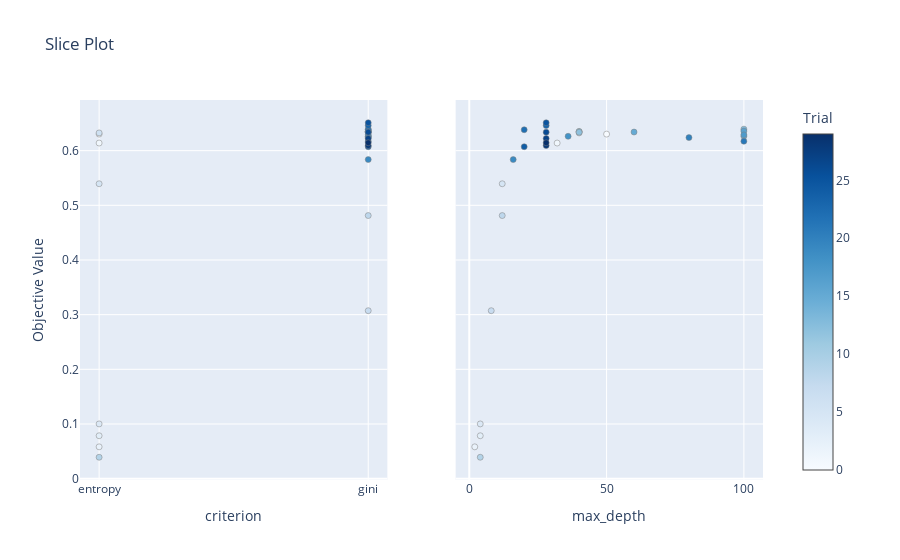

Source (notebook cell):
### Code cell
# plot the parameter relationship concerning performance
optuna.visualization.plot_slice(study)

### Figure 1 — Plotly figure (JSON) as saved in the notebook; plotly's stock layout.template omitted (floating-point values rounded to 4 significant figures)
{"data": [{"marker": {"color": [0, 1, 2, 3, 4, 5, 6, 7, 8, 9, 10, 11, 12, 13, 14, 15, 16, 17, 18, 19, 20, 21, 22, 23, 24, 25, 26, 27, 28, 29], "colorbar": {"title": {"text": "Trial"}, "x": 1, "xpad": 40}, "colorscale": [[0, "rgb(247,251,255)"], [0.125, "rgb(222,235,247)"], [0.25, "rgb(198,219,239)"], [0.375, "rgb(158,202,225)"], [0.5, "rgb(107,174,214)"], [0.625, "rgb(66,146,198)"], [0.75, "rgb(33,113,181)"], [0.875, "rgb(8,81,156)"], [1, "rgb(8,48,107)"]], "line": {"color": "Grey", "width": 0.5}, "showscale": true}, "mode": "markers", "showlegend": false, "type": "scatter", "x": ["entropy", "entropy", "entropy", "entropy", "entropy", "entropy", "entropy", "gini", "gini", "entropy", "gini", "gini", "gini", "gini", "gini", "gini", "gini", "gini", "gini", "gini", "gini", "gini", "gini", "gini", "gini", "gini", "gini", "gini", "gini", "gini"], "xaxis": "x", "y": [0.6303, 0.6139, 0.05819, 0.07846, 0.1001, 0.5394, 0.6324, 0.3072, 0.4813, 0.03914, 0.6352, 0.6348, 0.6336, 0.6393, 0.6263, 0.634, 0.6357, 0.6289, 0.6262, 0.5837, 0.6238, 0.6172, 0.6383, 0.6459, 0.6072, 0.651, 0.6339, 0.6222, 0.6093, 0.6144], "yaxis": "y"}, {"marker": {"color": [0, 1, 2, 3, 4, 5, 6, 7, 8, 9, 10, 11, 12, 13, 14, 15, 16, 17, 18, 19, 20, 21, 22, 23, 24, 25, 26, 27, 28, 29], "colorbar": {"title": {"text": "Trial"}, "x": 1, "xpad": 40}, "colorscale": [[0, "rgb(247,251,255)"], [0.125, "rgb(222,235,247)"], [0.25, "rgb(198,219,239)"], [0.375, "rgb(158,202,225)"], [0.5, "rgb(107,174,214)"], [0.625, "rgb(66,146,198)"], [0.75, "rgb(33,113,181)"], [0.875, "rgb(8,81,156)"], [1, "rgb(8,48,107)"]], "line": {"color": "Grey", "width": 0.5}, "showscale": false}, "mode": "markers", "showlegend": false, "type": "scatter", "x": [50, 32, 2, 4, 4, 12, 40, 8, 12, 4, 40, 40, 40, 100, 100, 60, 100, 100, 36, 16, 80, 100, 20, 28, 20, 28, 28, 28, 28, 28], "xaxis": "x2", "y": [0.6303, 0.6139, 0.05819, 0.07846, 0.1001, 0.5394, 0.6324, 0.3072, 0.4813, 0.03914, 0.6352, 0.6348, 0.6336, 0.6393, 0.6263, 0.634, 0.6357, 0.6289, 0.6262, 0.5837, 0.6238, 0.6172, 0.6383, 0.6459, 0.6072, 0.651, 0.6339, 0.6222, 0.6093, 0.6144], "yaxis": "y2"}], "layout": {"title": {"text": "Slice Plot"}, "xaxis": {"anchor": "y", "domain": [0, 0.45], "title": {"text": "criterion"}}, "xaxis2": {"anchor": "y2", "domain": [0.55, 1], "title": {"text": "max_depth"}}, "yaxis": {"anchor": "x", "domain": [0, 1], "title": {"text": "Objective Value"}}, "yaxis2": {"anchor": "x2", "domain": [0, 1], "matches": "y", "showticklabels": false}}}
